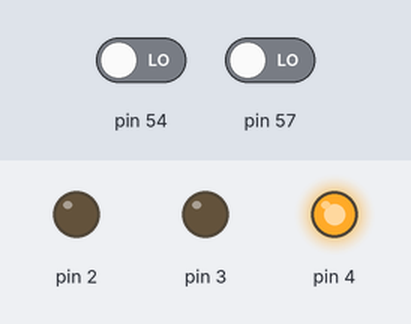
Recording of a sketch running on a simulated Arduino Mega 2560, built with avr-gcc and run on an emulated ATmega2560. On the bench: output pins drawn as LEDs (lit = HIGH). Inputs (shaded band) come from the test bench; at power-on: pin 57 LOW, pin 54 LOW.

Above: at 1.2 s.
1.3 s: pin 57 driven HIGH
At 1.6 s:
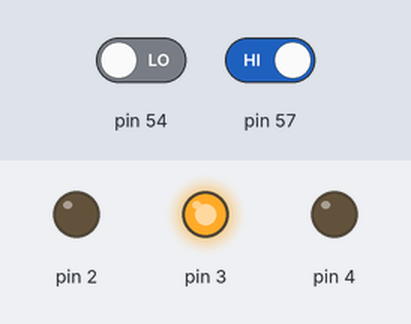
2.8 s: pin 57 driven LOW
At 3.9 s:
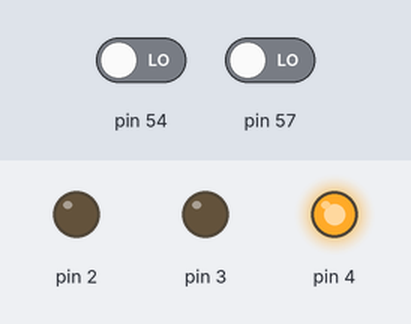
Timing chart, 0 to 5.8 s (numbered marks = the images above; inputs shaded):
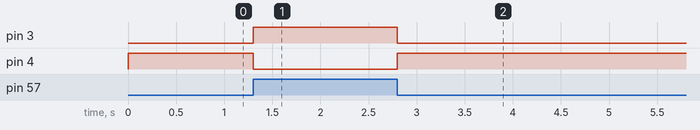

The sketch:

TC106_Connection_logique.ino
```cpp
#include <SPI.h>
#include <Controllino.h>

//
// Tâche : TC106_Connection_logique
//

// Définition des variables
bool bET;
bool bOU;
bool bNON;

//
// Configuration
//
void setup() {
  // Définir les broches en tant qu'entrées ou sorties
  pinMode(CONTROLLINO_A0, INPUT);
  pinMode(CONTROLLINO_A1, INPUT);
  pinMode(CONTROLLINO_A3, INPUT);
  pinMode(CONTROLLINO_D0, OUTPUT);
  pinMode(CONTROLLINO_D1, OUTPUT);
  pinMode(CONTROLLINO_D2, OUTPUT);
}

//
// Boucle
//
void loop() {
  // Connection_logique

  if ((digitalRead(CONTROLLINO_A0) == true) && (digitalRead(CONTROLLINO_A1) == true))
    bET = true;
  else
    bET = false;
  digitalWrite(CONTROLLINO_D0, bET);

  if ((digitalRead(CONTROLLINO_A3) == true) || bET)
    bOU = true;
  else
    bOU = false;
  digitalWrite(CONTROLLINO_D1, bOU);

  bNON = !bOU;
  digitalWrite(CONTROLLINO_D2, bNON);
}
```

Measured:
- after the input at 1.3 s, pin 3: LOW → HIGH at once; pin 4: HIGH → LOW at once
- after the input at 2.8 s, pin 3: HIGH → LOW at once; pin 4: LOW → HIGH at once
